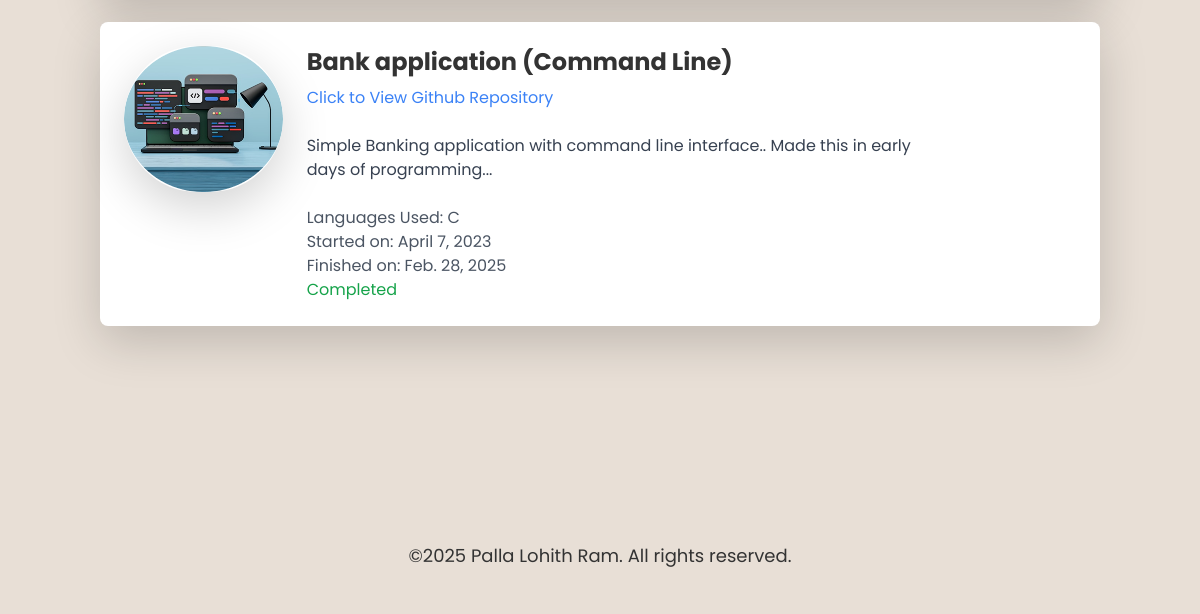
Page /projects (lower part) on the earlier database version.
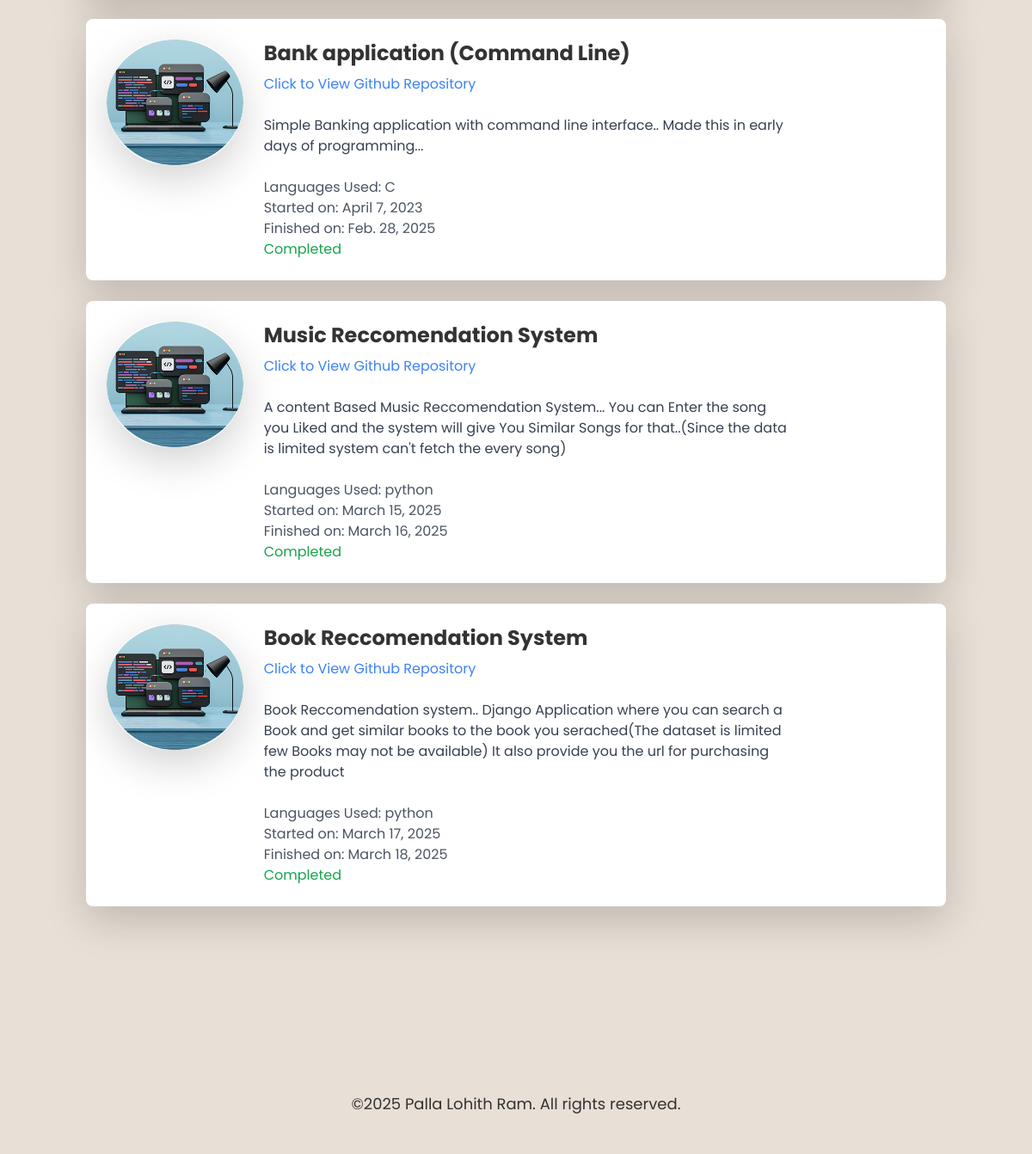
Same page on the later database version.
### projects/models.py (models this page shows)
class Project(models.Model):
    title=models.CharField(max_length=32)
    github=models.CharField(max_length=100)
    languages=models.CharField(max_length=50)
    description=models.CharField(max_length=500)
    started_date=models.DateField()
    conclusion_date=models.DateField()
    status=models.BooleanField()

### projects/views.py (the view)
# urls.py: path('projects',include("projects.urls"))
def projects(request):
    projects=Project.objects.all()
    return render(request,"projects.html",{"projects":projects})

### templates/projects.html (shortened to what this page needs)
{% load static %}
<html lang="en">
  <head>
    <script src="https://cdn.tailwindcss.com"></script>
    <link href="https://cdnjs.cloudflare.com/ajax/libs/font-awesome/5.15.3/css/all.min.css" rel="stylesheet"/>
    <link href="https://cdn.jsdelivr.net/npm/bootstrap@5.3.0/dist/css/bootstrap.min.css" rel="stylesheet"/>
  </head>
  <body>
    <main class="bg-[#e8dfd6] p-8">
    <div class="container my-5">
        {% if projects %}
        {% for project in projects %}
        <div class="post-container bg-white rounded-lg shadow-lg p-6 mb-6 transition-transform transform hover:scale-105">
            <div class="flex flex-col md:flex-row">
                <div class="md:w-1/6 md:mb-0 logo-container">
                    <img src="{% static 'dev_logo.png' %}" alt="Profile Picture" class="w-30 h-30 rounded-full shadow-lg"/>
                </div>
                <div class="md:w-2/3 md:pl-6">
                    <h2 class="text-2xl font-bold text-black-600 mb-2">{{ project.title }}</h2>
                    <a href="{{ project.github }}" target="_blank" class="text-blue-500 hover:underline">Click to View Github Repository</a>
                    <p class="text-gray-700 mt-4">{{ project.description }}</p>
                    <div class="mt-4">
                        <p class="text-gray-600">Languages Used: {{ project.languages }}</p>
                        <p class="text-gray-600">Started on: {{ project.started_date }}</p>
                        {% if project.status %}
                        <p class="text-gray-600">Finished on: {{ project.conclusion_date }}</p>
                        <p class="text-green-600">Completed</p>
                        {% else %}
                        <p class="text-yellow-600">Ongoing</p>
                        {% endif %}
                    </div>
                </div>
            </div>
        </div>
        {% endfor %}
        {% else %}
        <h2 class="text-center text-gray-700">Not Posted Anything Yet....</h2>
        {% endif %}
    </div>
           <br>
            <br>
            <br>
            <br>
            <br>
            <br>
              <div class="footer bg-[#e8dfd6] py-3">
      <div class="container text-center">
                    <p class="text-lg mt-2 color-[#4a3c2f]">&copy;2025 Palla Lohith Ram. All rights reserved.</p>
      </div>
</main>
  </body>
</html>

### templates/projects.html (style rules this page uses)
body { background-color: #f8f9fa; font-family: "Poppins", sans-serif; color: #333; }
.post-container { background-color: #fff; border-radius: 10px; box-shadow: 0 4px 8px rgba(0, 0, 0, 0.1); margin-bottom: 24px; padding: 16px; transition: transform 0.3s ease, box-shadow 0.3s ease; }
.footer { background-color: #f8f9fa; transition: background-color 0.3s ease; }
.logo-container { transition: transform 0.3s ease; }

Differences in the rows shown:
added Project: title "Music Reccomendation System", description "A content Based Music Reccomendation System... You can Enter the song you Liked and the system will give You Similar Songs for that..(Since the data is limited system can't fetch the every song)", languages "python", started_date "March 15, 2025", conclusion_date "March 16, 2025"
added Project: title "Book Reccomendation System", description "Book Reccomendation system.. Django Application where you can search a Book and get similar books to the book you serached(The dataset is limited few Books may not be available) It also provide you the url for purchasing the product", languages "python", started_date "March 17, 2025", conclusion_date "March 18, 2025"
